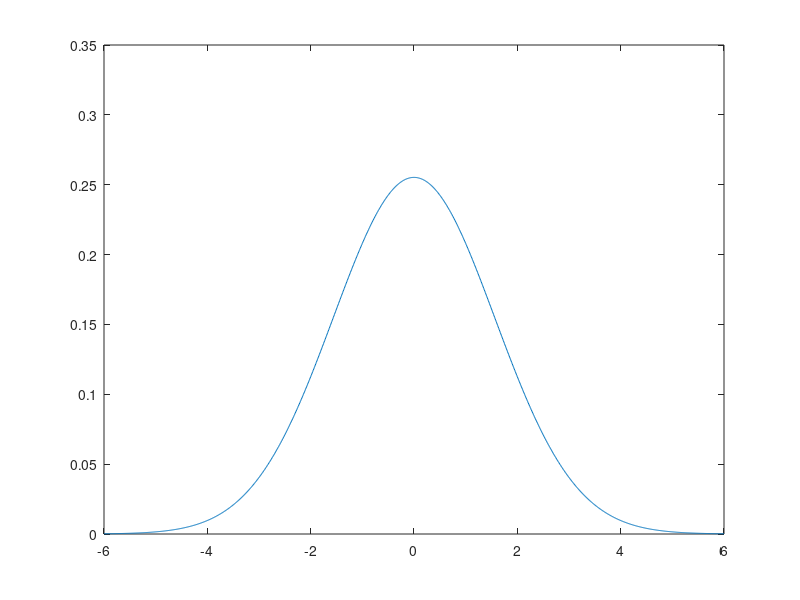

Write the MATLAB code that produced this figure.
%accuracy
%beta = (2*pi)/180

%distance between glasses and gaze point
c = 66

%length of b
%b = c*sin(beta)

%standard deviation
%sigma = b/3
sigma = 1.562940373


%mean value
mu = 0

%normal distribution
x = [-6:.01:6];
f = normpdf(x,mu,sigma);

accuracy=sigma*3

%accuracy in degrees
alpha = asin(accuracy/c);

accdeg = alpha*180/pi

%intent prediction
x_d = 21;
y_d = 5;
hyp = sqrt(x_d^(2)+y_d^(2))

%plot
plot(x,f)

